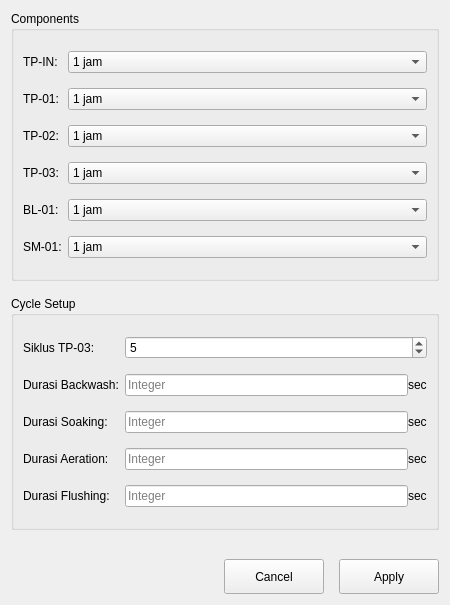
<?xml version="1.0" encoding="UTF-8"?>
<ui version="4.0">
 <class>ShiftConfigWindow</class>
 <widget class="QWidget" name="ShiftConfigWindow">
  <property name="geometry">
   <rect>
    <x>0</x>
    <y>0</y>
    <width>450</width>
    <height>605</height>
   </rect>
  </property>
  <property name="windowTitle">
   <string>Shift Periode Configuration</string>
  </property>
  <layout class="QVBoxLayout" name="verticalLayout">
   <property name="spacing">
    <number>15</number>
   </property>
   <item>
    <widget class="QGroupBox" name="groupBox_komponen">
     <property name="title">
      <string>Components</string>
     </property>
     <layout class="QFormLayout" name="formLayout">
      <property name="verticalSpacing">
       <number>15</number>
      </property>
      <property name="topMargin">
       <number>20</number>
      </property>
      <property name="bottomMargin">
       <number>20</number>
      </property>
      <item row="0" column="0">
       <widget class="QLabel" name="label">
        <property name="text">
         <string>TP-IN:</string>
        </property>
       </widget>
      </item>
      <item row="0" column="1">
       <widget class="QComboBox" name="comboBox">
        <item>
         <property name="text">
          <string>1 jam</string>
         </property>
        </item>
        <item>
         <property name="text">
          <string>2 jam</string>
         </property>
        </item>
        <item>
         <property name="text">
          <string>3 jam</string>
         </property>
        </item>
        <item>
         <property name="text">
          <string>4 jam</string>
         </property>
        </item>
        <item>
         <property name="text">
          <string>6 jam</string>
         </property>
        </item>
       </widget>
      </item>
      <item row="1" column="0">
       <widget class="QLabel" name="label_tp01">
        <property name="text">
         <string>TP-01:</string>
        </property>
       </widget>
      </item>
      <item row="1" column="1">
       <widget class="QComboBox" name="combo_tp01">
        <item>
         <property name="text">
          <string>1 jam</string>
         </property>
        </item>
        <item>
         <property name="text">
          <string>2 jam</string>
         </property>
        </item>
        <item>
         <property name="text">
          <string>3 jam</string>
         </property>
        </item>
        <item>
         <property name="text">
          <string>4 jam</string>
         </property>
        </item>
        <item>
         <property name="text">
          <string>6 jam</string>
         </property>
        </item>
       </widget>
      </item>
      <item row="2" column="0">
       <widget class="QLabel" name="label_tp02">
        <property name="text">
         <string>TP-02:</string>
        </property>
       </widget>
      </item>
      <item row="2" column="1">
       <widget class="QComboBox" name="combo_tp02">
        <item>
         <property name="text">
          <string>1 jam</string>
         </property>
        </item>
        <item>
         <property name="text">
          <string>2 jam</string>
         </property>
        </item>
        <item>
         <property name="text">
          <string>3 jam</string>
         </property>
        </item>
        <item>
         <property name="text">
          <string>4 jam</string>
         </property>
        </item>
        <item>
         <property name="text">
          <string>6 jam</string>
         </property>
        </item>
       </widget>
      </item>
      <item row="3" column="0">
       <widget class="QLabel" name="label_tp03">
        <property name="text">
         <string>TP-03:</string>
        </property>
       </widget>
      </item>
      <item row="3" column="1">
       <widget class="QComboBox" name="combo_tp03">
        <item>
         <property name="text">
          <string>1 jam</string>
         </property>
        </item>
        <item>
         <property name="text">
          <string>2 jam</string>
         </property>
        </item>
        <item>
         <property name="text">
          <string>3 jam</string>
         </property>
        </item>
        <item>
         <property name="text">
          <string>4 jam</string>
         </property>
        </item>
        <item>
         <property name="text">
          <string>6 jam</string>
         </property>
        </item>
       </widget>
      </item>
      <item row="4" column="0">
       <widget class="QLabel" name="label_bl01">
        <property name="text">
         <string>BL-01:</string>
        </property>
       </widget>
      </item>
      <item row="4" column="1">
       <widget class="QComboBox" name="combo_bl01">
        <item>
         <property name="text">
          <string>1 jam</string>
         </property>
        </item>
        <item>
         <property name="text">
          <string>2 jam</string>
         </property>
        </item>
        <item>
         <property name="text">
          <string>3 jam</string>
         </property>
        </item>
        <item>
         <property name="text">
          <string>4 jam</string>
         </property>
        </item>
        <item>
         <property name="text">
          <string>6 jam</string>
         </property>
        </item>
       </widget>
      </item>
      <item row="5" column="0">
       <widget class="QLabel" name="label_2">
        <property name="text">
         <string>SM-01:</string>
        </property>
       </widget>
      </item>
      <item row="5" column="1">
       <widget class="QComboBox" name="comboBox_2">
        <item>
         <property name="text">
          <string>1 jam</string>
         </property>
        </item>
        <item>
         <property name="text">
          <string>2 jam</string>
         </property>
        </item>
        <item>
         <property name="text">
          <string>3 jam</string>
         </property>
        </item>
        <item>
         <property name="text">
          <string>4 jam</string>
         </property>
        </item>
        <item>
         <property name="text">
          <string>6 jam</string>
         </property>
        </item>
       </widget>
      </item>
     </layout>
    </widget>
   </item>
   <item>
    <widget class="QGroupBox" name="groupBox_siklus">
     <property name="title">
      <string>Cycle Setup</string>
     </property>
     <layout class="QFormLayout" name="formLayout_2">
      <property name="verticalSpacing">
       <number>15</number>
      </property>
      <property name="topMargin">
       <number>20</number>
      </property>
      <property name="bottomMargin">
       <number>20</number>
      </property>
      <item row="0" column="0">
       <widget class="QLabel" name="label_siklus_tp03">
        <property name="text">
         <string>Siklus TP-03:</string>
        </property>
       </widget>
      </item>
      <item row="0" column="1">
       <widget class="QSpinBox" name="spin_siklus_tp03">
        <property name="value">
         <number>5</number>
        </property>
       </widget>
      </item>
      <item row="1" column="0">
       <widget class="QLabel" name="label_ceb">
        <property name="text">
         <string>Durasi Backwash:</string>
        </property>
       </widget>
      </item>
      <item row="1" column="1">
       <layout class="QHBoxLayout" name="hLayout_ceb">
        <item>
         <widget class="QLineEdit" name="line_ceb">
          <property name="placeholderText">
           <string>Integer</string>
          </property>
         </widget>
        </item>
        <item>
         <widget class="QLabel" name="unit_ceb">
          <property name="text">
           <string>sec</string>
          </property>
         </widget>
        </item>
       </layout>
      </item>
      <item row="2" column="0">
       <widget class="QLabel" name="label_aeration">
        <property name="text">
         <string>Durasi Soaking:</string>
        </property>
       </widget>
      </item>
      <item row="2" column="1">
       <layout class="QHBoxLayout" name="hLayout_aeration">
        <item>
         <widget class="QLineEdit" name="line_soaking">
          <property name="placeholderText">
           <string>Integer</string>
          </property>
         </widget>
        </item>
        <item>
         <widget class="QLabel" name="unit_soaking">
          <property name="text">
           <string>sec</string>
          </property>
         </widget>
        </item>
       </layout>
      </item>
      <item row="3" column="0">
       <widget class="QLabel" name="label_aeration">
        <property name="text">
         <string>Durasi Aeration:</string>
        </property>
       </widget>
      </item>
      <item row="3" column="1">
       <layout class="QHBoxLayout" name="hLayout_aeration">
        <item>
         <widget class="QLineEdit" name="line_aeration">
          <property name="placeholderText">
           <string>Integer</string>
          </property>
         </widget>
        </item>
        <item>
         <widget class="QLabel" name="unit_aeration">
          <property name="text">
           <string>sec</string>
          </property>
         </widget>
        </item>
       </layout>
      </item>
      <item row="4" column="0">
       <widget class="QLabel" name="label_flushing">
        <property name="text">
         <string>Durasi Flushing:</string>
        </property>
       </widget>
      </item>
      <item row="4" column="1">
       <layout class="QHBoxLayout" name="hLayout_flushing">
        <item>
         <widget class="QLineEdit" name="line_flushing">
          <property name="placeholderText">
           <string>Integer</string>
          </property>
         </widget>
        </item>
        <item>
         <widget class="QLabel" name="unit_flushing">
          <property name="text">
           <string>sec</string>
          </property>
         </widget>
        </item>
       </layout>
      </item>
     </layout>
    </widget>
   </item>
   <item>
    <spacer name="verticalSpacer">
     <property name="orientation">
      <enum>Qt::Vertical</enum>
     </property>
     <property name="sizeHint" stdset="0">
      <size>
       <width>20</width>
       <height>40</height>
      </size>
     </property>
    </spacer>
   </item>
   <item>
    <layout class="QHBoxLayout" name="horizontalLayout">
     <item>
      <spacer name="horizontalSpacer">
       <property name="orientation">
        <enum>Qt::Horizontal</enum>
       </property>
       <property name="sizeHint" stdset="0">
        <size>
         <width>40</width>
         <height>20</height>
        </size>
       </property>
      </spacer>
     </item>
     <item>
      <widget class="QPushButton" name="btn_cancel">
       <property name="minimumSize">
        <size>
         <width>100</width>
         <height>35</height>
        </size>
       </property>
       <property name="text">
        <string>Cancel</string>
       </property>
      </widget>
     </item>
     <item>
      <widget class="QPushButton" name="btn_apply">
       <property name="minimumSize">
        <size>
         <width>100</width>
         <height>35</height>
        </size>
       </property>
       <property name="text">
        <string>Apply</string>
       </property>
      </widget>
     </item>
    </layout>
   </item>
  </layout>
 </widget>
 <resources/>
 <connections/>
</ui>
